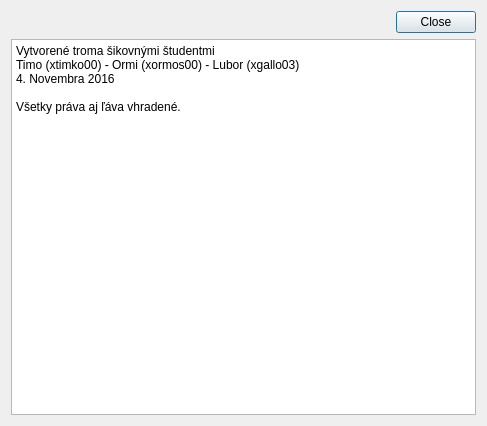
<?xml version="1.0" encoding="UTF-8"?>
<ui version="4.0">
 <class>LicenseDialog</class>
 <widget class="QDialog" name="LicenseDialog">
  <property name="geometry">
   <rect>
    <x>0</x>
    <y>0</y>
    <width>487</width>
    <height>426</height>
   </rect>
  </property>
  <property name="windowTitle">
   <string>Licencia</string>
  </property>
  <layout class="QGridLayout" name="gridLayout">
   <item row="1" column="0">
    <widget class="QDialogButtonBox" name="buttonBox">
     <property name="orientation">
      <enum>Qt::Horizontal</enum>
     </property>
     <property name="standardButtons">
      <set>QDialogButtonBox::Close</set>
     </property>
    </widget>
   </item>
   <item row="2" column="0">
    <widget class="QPlainTextEdit" name="plainTextEdit">
     <property name="readOnly">
      <bool>true</bool>
     </property>
     <property name="plainText">
      <string>Vytvorené troma šikovnými študentmi
Timo (xtimko00) - Ormi (xormos00) - Lubor (xgallo03)
4. Novembra 2016

Všetky práva aj ľáva vhradené.</string>
     </property>
     <property name="centerOnScroll">
      <bool>false</bool>
     </property>
    </widget>
   </item>
  </layout>
 </widget>
 <resources/>
 <connections>
  <connection>
   <sender>buttonBox</sender>
   <signal>accepted()</signal>
   <receiver>LicenseDialog</receiver>
   <slot>accept()</slot>
   <hints>
    <hint type="sourcelabel">
     <x>248</x>
     <y>254</y>
    </hint>
    <hint type="destinationlabel">
     <x>157</x>
     <y>274</y>
    </hint>
   </hints>
  </connection>
  <connection>
   <sender>buttonBox</sender>
   <signal>rejected()</signal>
   <receiver>LicenseDialog</receiver>
   <slot>reject()</slot>
   <hints>
    <hint type="sourcelabel">
     <x>316</x>
     <y>260</y>
    </hint>
    <hint type="destinationlabel">
     <x>286</x>
     <y>274</y>
    </hint>
   </hints>
  </connection>
 </connections>
</ui>
